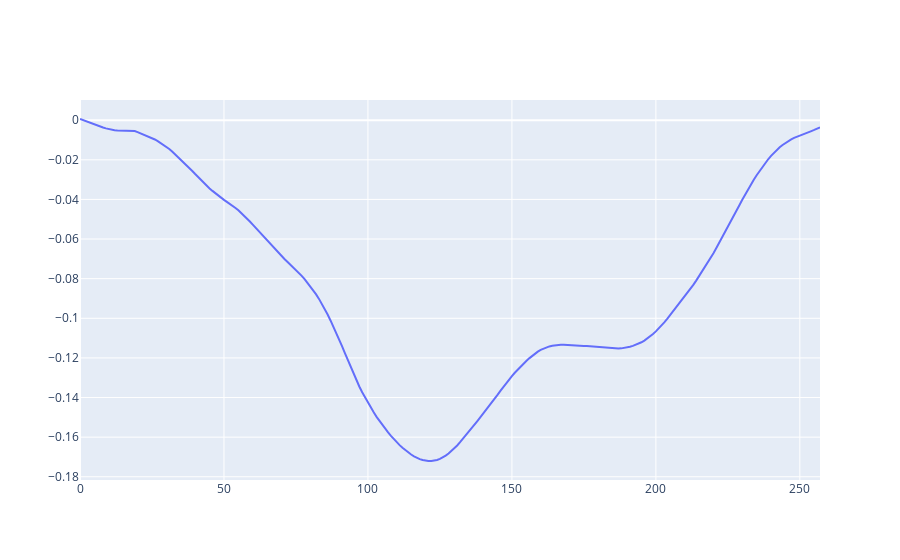

The code cell stored with this chart in its notebook:
### Code cell
fig = make_subplots(rows=1, cols=1)
fig.append_trace(go.Scatter(y=t.get_group(3).z.values), row=1, col=1)
fig.append_trace(go.Scatter(y=t.get_group(8).z.values), row=1, col=1)
fig.append_trace(go.Scatter(y=t.get_group(5).z.values), row=1, col=1)
fig.append_trace(go.Scatter(y=t.get_group(2).z.values), row=1, col=1)
fig.append_trace(go.Scatter(y=t.get_group(9).z.values), row=1, col=1)
fig.show()

### Figure 1 — Plotly figure (JSON) as saved in the notebook; plotly's stock layout.template omitted (floating-point values rounded to 4 significant figures; data arrays with more than 128 entries replaced by an {"elided": "..."} marker saying what was removed)
{"data": [{"type": "scatter", "xaxis": "x", "y": {"elided": "258 float values"}, "yaxis": "y"}], "layout": {"xaxis": {"anchor": "y", "domain": [0, 1]}, "yaxis": {"anchor": "x", "domain": [0, 1]}}}
